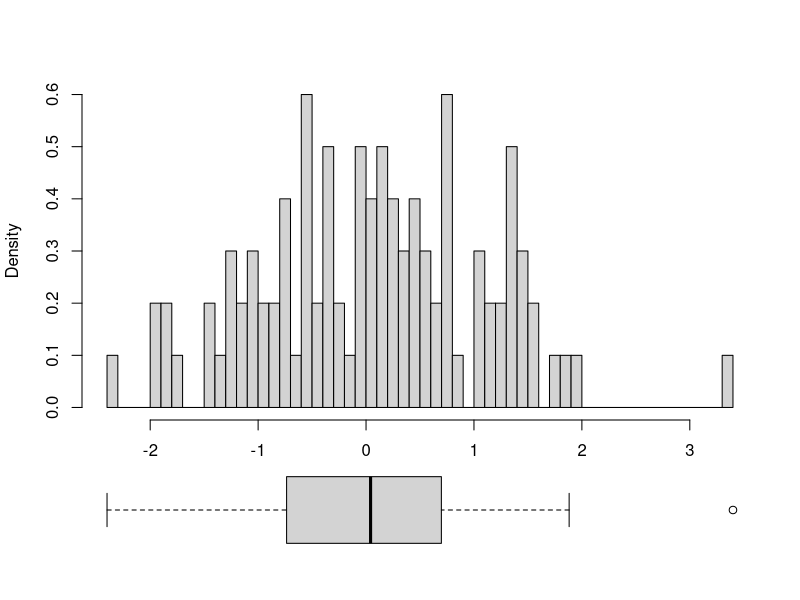

Recreate this plot in R.
# data
data <- rnorm(100,0,1)
# plot
layout(matrix(seq(2)),heights=c(0.7,0.3))
#  c(bottom, left, top, right)
par(mar=c(0,4.1,4.1,2.1))
hist(data,breaks=50,freq=F,main="")
par(mar=c(0,4.1,0,2.1), mgp=c(3,0.5,0.0))
boxplot(data, horizontal=TRUE, axes=FALSE)
